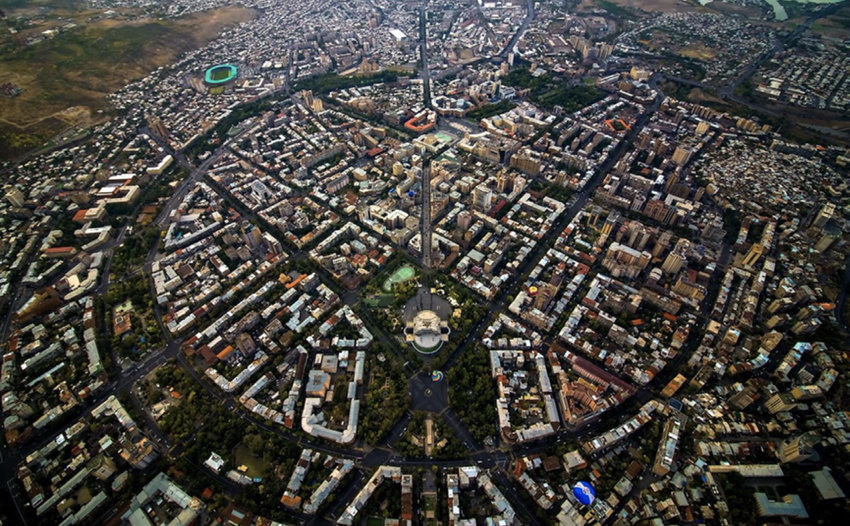
#> input picture images/yerevan.jpg, 850 x 526 px
$ jupyter execute 'Image Denoising.ipynb'
#> lines starting #> are read from the running program, lines starting #| are printed output that depends on the picture; after the words box and inside, x2 and y2 are one past the last pixel; in counts of white or black regions, pixels touching at a corner belong together; long printed decimals are rounded
[cell 1]
import matplotlib.pyplot as plt
import cv2
import numpy as np
import scipy
from scipy.ndimage import gaussian_filter
from sklearn.metrics import mean_squared_error as mse

[cell 2]
def add_gaussian_noise(image, mean, std):
    noise = np.random.normal(mean, std, image.shape)
    noisy_image = image * noise
    ro = np.sum(noise != 0) / (image.shape[0] * image.shape[1])
    return noisy_image, ro

def fourier_filter(noisy_image, k, plot):
    ffTransform = scipy.fft.fft2(noisy_image)
    ffTransform = scipy.fft.fftshift(ffTransform)
    powerSpectrum = np.abs(ffTransform)**2
    scaledPowerSpect = np.log10(powerSpectrum)
    scaledPS0 = scaledPowerSpect - np.max(scaledPowerSpect)
    mask = scaledPS0.real > k
    maskedTransform = ffTransform*mask

    if plot is True:
        plt.figure(figsize=(12,9))
        plt.subplot(121), plt.imshow(scaledPowerSpect, cmap='gray')
        plt.title("Shifted Fourier Transform")
        plt.subplot(122), plt.imshow(np.log10(np.abs(1+(maskedTransform))), cmap='gray')
        plt.title("Shifted Fourier Transform with Mask")
#         cv2.imwrite('images/yerevan_shifted.jpg', normalize_image(scaledPowerSpect))
#         cv2.imwrite('images/yerevan_mask.jpg', normalize_image(np.log10(np.abs(1+(maskedTransform)))))

    inverseTransform = scipy.fft.ifftshift(maskedTransform)
    filtered_image = scipy.fft.ifft2(inverseTransform).real
    return filtered_image

def plot_images(image, noisy_image, fourier_filtered_image, gaussian_filtered_image):
    plt.figure(figsize=(12, 9))
    plt.subplot(221), plt.imshow(image, cmap='gray')
    plt.title('Original Image')
    plt.subplot(222), plt.imshow(noisy_image, cmap='gray')
    plt.title('Noisy Image')
    plt.subplot(223), plt.imshow(fourier_filtered_image, cmap='gray')
    plt.title('Fourier Filtered Image')
    plt.subplot(224), plt.imshow(gaussian_filtered_image, cmap='gray')
    plt.title('Gaussian Filtered Image')
    print(np.min(noisy_image), np.max(noisy_image))

def normalize_image(image):
    return 255*(image-np.min(image))/(np.max(image)-np.min(image))

def calculate_nmse(original_matrix, reconstructed_matrix):
    return mse(original_matrix, reconstructed_matrix) / mse(original_matrix, np.zeros(original_matrix.shape))

[cell 3]
image = cv2.imread('images/yerevan.jpg', 0)
#> image: shape (526, 850); min 0, max 255, mean 69
noisy_image, ro = add_gaussian_noise(image, mean=1, std=1)
#> in add_gaussian_noise, `noisy_image = image * noise`:
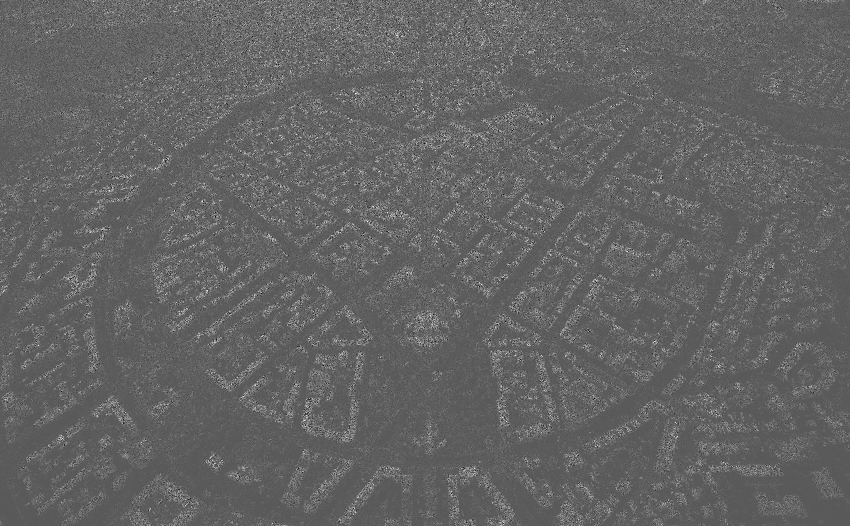
#> noisy_image: shape (526, 850) float64; min -568.5, max 1053.7, mean 69.1; drawn with min black and max white
#> ro = 1
fourier_filtered_image = fourier_filter(noisy_image, -5, plot=True)
#> in fourier_filter, `scaledPowerSpect = np.log10(powerSpectrum)`:
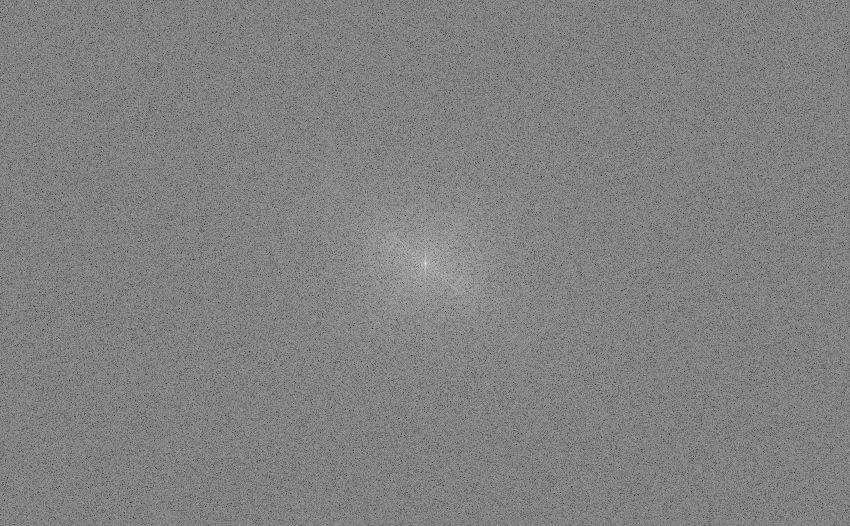
#> scaledPowerSpect: shape (526, 850) float64; min 3.45, max 14.98, mean 9.33; drawn with min black and max white
#> in fourier_filter, `mask = scaledPS0.real > k`:
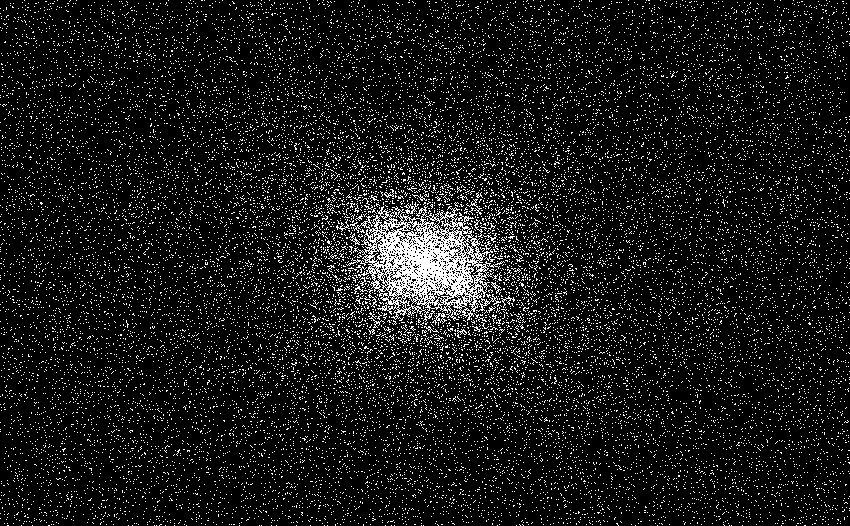
#> mask: shape (526, 850) bool; 8.9% white in thin lines or dots
gaussian_filtered_image = gaussian_filter(noisy_image, sigma=1)
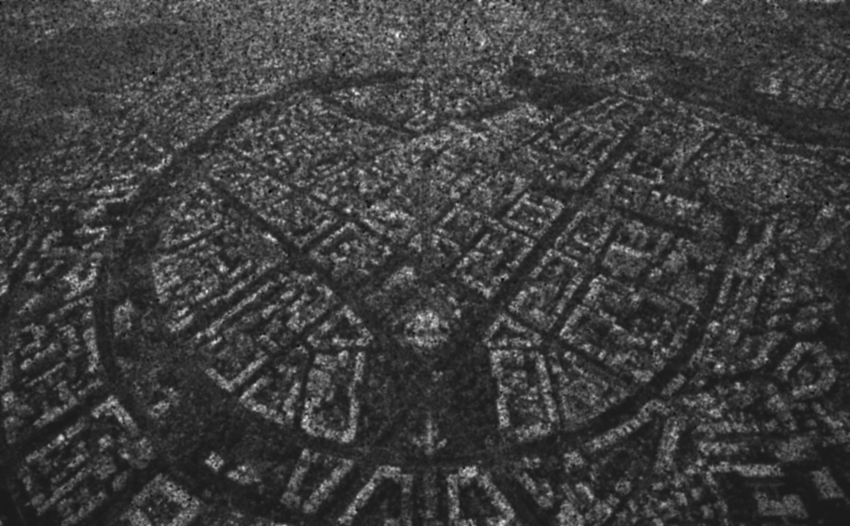
#> gaussian_filtered_image: shape (526, 850) float64; min -50.95, max 437.5, mean 69.1; drawn with min black and max white
plot_images(image, noisy_image, fourier_filtered_image, gaussian_filtered_image)
#| -568.475 1053.728
print('Noise matrix sparseness coefficient ρ:  ', ro)
#| Noise matrix sparseness coefficient ρ:   1.0
print('NMSE between original and noised images:', calculate_nmse(image, noisy_image))
#| NMSE between original and noised images: 1.001
print('NMSE between original and recovered images:')
print('Fourier transform:', calculate_nmse(image, fourier_filtered_image))
#| Fourier transform: 0.3524
print('Gaussian Filter:  ', calculate_nmse(image, gaussian_filtered_image))
#| Gaussian Filter:   0.1135
#> `[cell 3] image = cv2.imread('images/yerevan.jpg', 0) noisy_image, ro =..`:
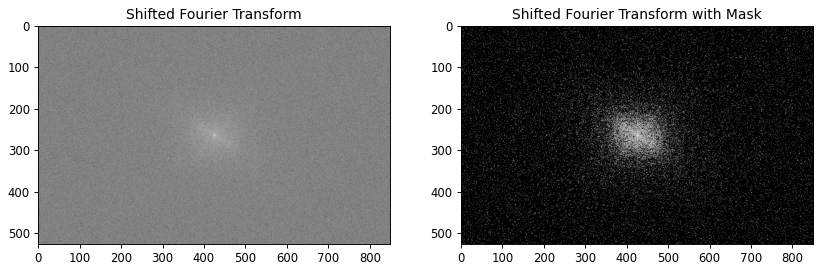
#> figure drawn by matplotlib, 2 panels

# [4 lines of commented-out code are left out]

[cell 4]
image = cv2.imread('images/laser.jpg', 0)
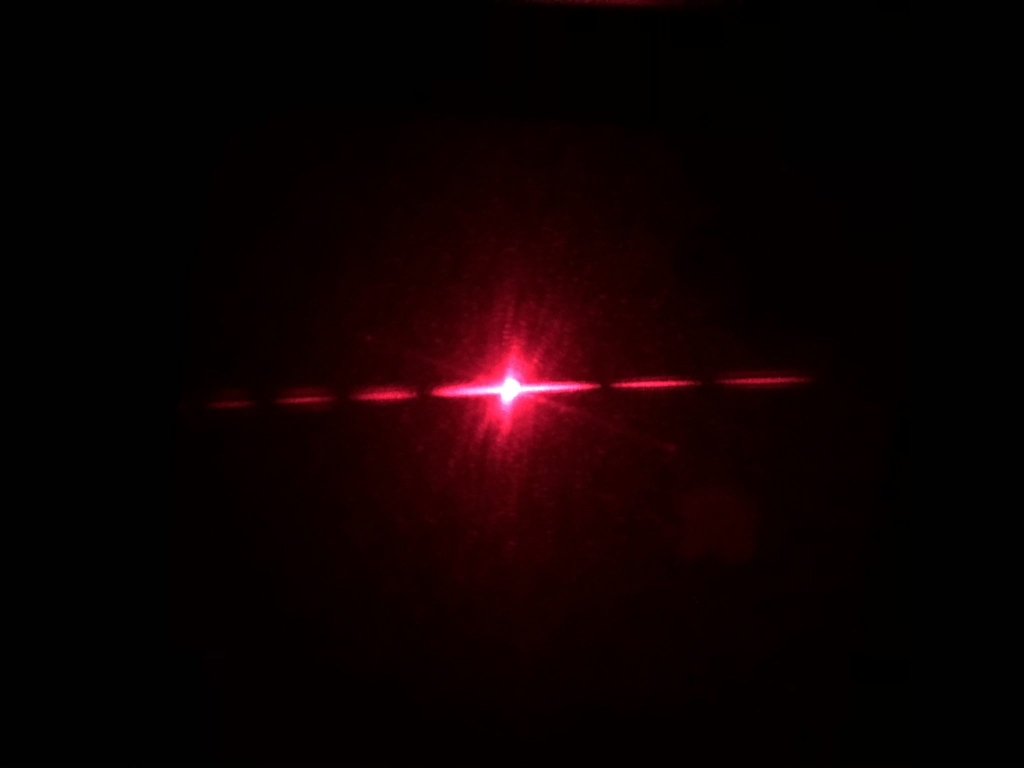
#> input picture images/laser.jpg, 2048 x 1536 px (shown at 1/2 size)
#> image: shape (1536, 2048); min 0, max 255, mean 5
noisy_image, ro = add_gaussian_noise(image, mean=1, std=0.5)
#> call 2 of add_gaussian_noise, with mean = 1, std = 0.5
#> in add_gaussian_noise (call 2), `noisy_image = image * noise`:
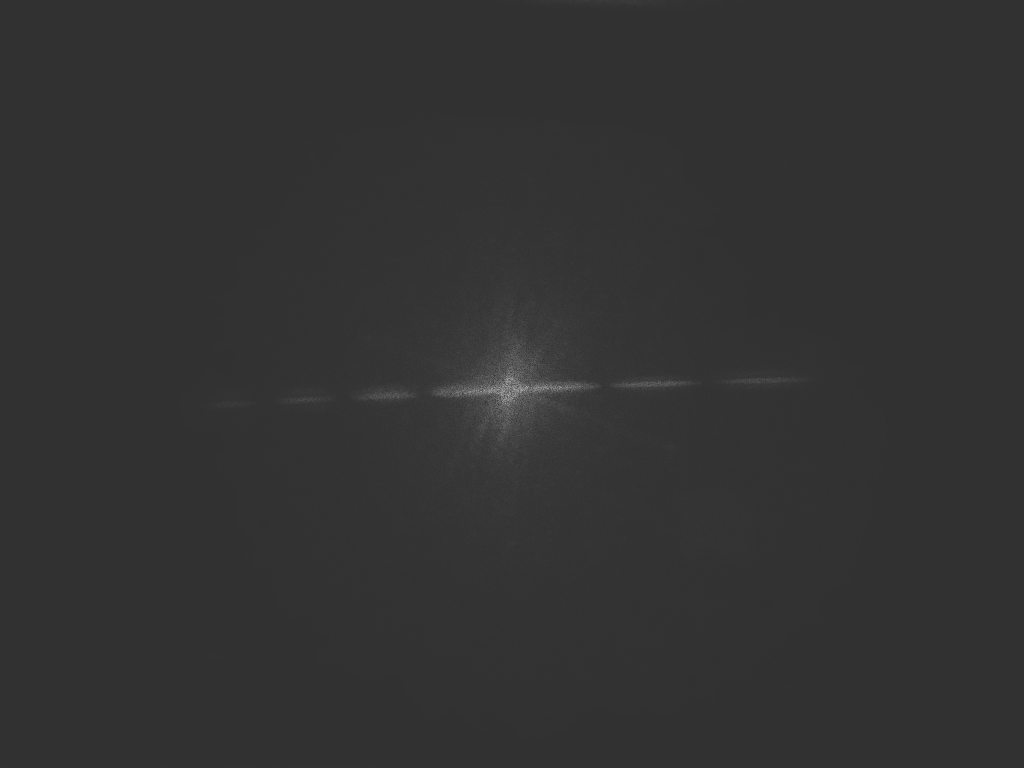
#> noisy_image: shape (1536, 2048) float64 (shown at 1/2 size); min -160.6, max 668.1, mean 5; drawn with min black and max white
fourier_filtered_image = fourier_filter(noisy_image, -5, True)
#> call 2 of fourier_filter, with k = -5, plot = True
#> in fourier_filter (call 2), `scaledPowerSpect = np.log10(powerSpectrum)`:
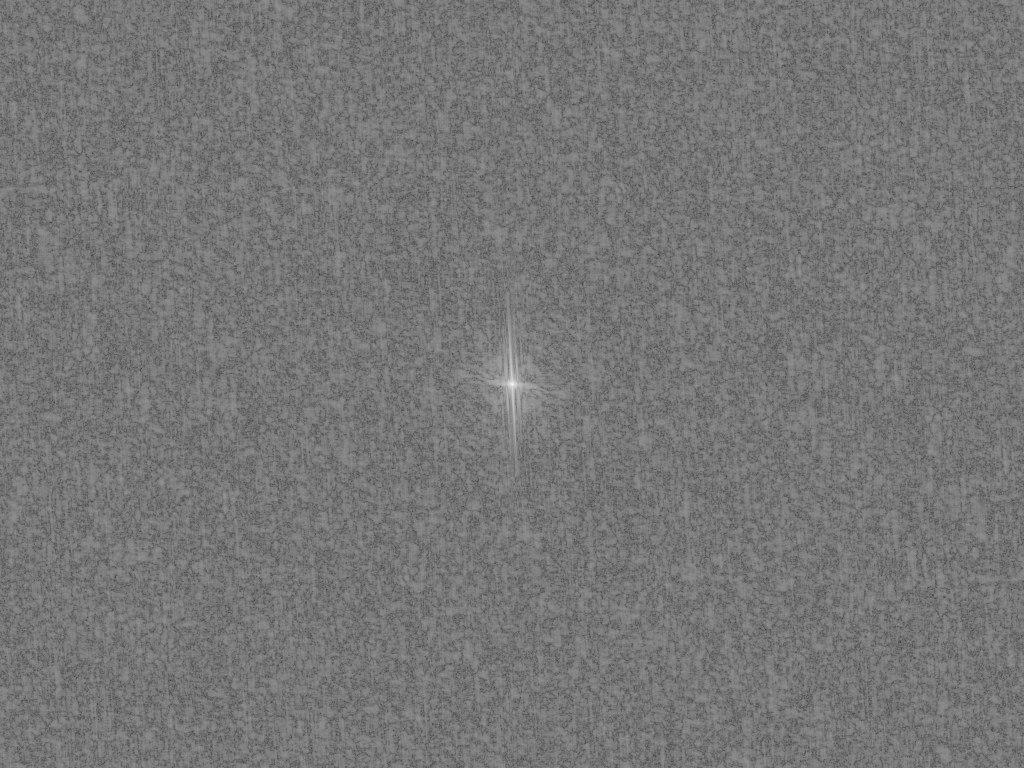
#> scaledPowerSpect: shape (1536, 2048) float64 (shown at 1/2 size); min 2.42, max 14.39, mean 7.98; drawn with min black and max white
#> in fourier_filter (call 2), `mask = scaledPS0.real > k`: mask: shape (1536, 2048) bool; 0.19% white; 131 white regions (120 under 20 px), largest, box (x1, y1, x2, y2) and area: (971, 641, 1078, 896) 4731, (988, 712, 1004, 741) 221, (1045, 796, 1061, 825) 221
gaussian_filtered_image = gaussian_filter(noisy_image, 1)
#> gaussian_filtered_image: shape (1536, 2048) float64
plot_images(image, noisy_image, fourier_filtered_image, gaussian_filtered_image)
#| -160.562 668.112
print('Noise matrix sparseness coefficient ρ:  ', ro)
#| Noise matrix sparseness coefficient ρ:   1.0
print('NMSE between original and noised images:', calculate_nmse(image, noisy_image))
#| NMSE between original and noised images: 0.2501
print('NMSE between original and recovered images:')
print('Fourier transform:', calculate_nmse(image, fourier_filtered_image))
#| Fourier transform: 0.008767
print('Gaussian Filter:  ', calculate_nmse(image, gaussian_filtered_image))
#| Gaussian Filter:   0.02096
#> `[cell 4] image = cv2.imread('images/laser.jpg', 0) noisy_image, ro = a..`:
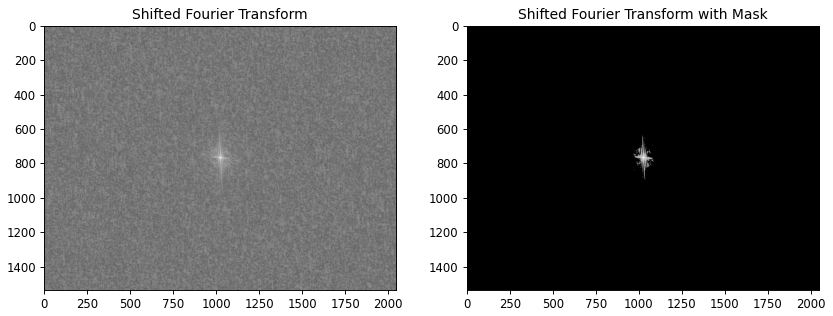
#> figure drawn by matplotlib, 2 panels

# [4 lines of commented-out code are left out]

[cell 5]
corr = np.corrcoef(image.flatten(), noisy_image.flatten())[0, 1]
#> corr = 0.882
print("Correlation coeficent between original and noised image:             ", corr)
#| Correlation coeficent between original and noised image:              0.8819
corr = np.corrcoef(image.flatten(), fourier_filtered_image.flatten())[0, 1]
#> corr = 0.995
print("Correlation coeficent between original and Fourier transformed image:", corr)
#| Correlation coeficent between original and Fourier transformed image: 0.995
corr = np.corrcoef(image.flatten(), gaussian_filtered_image.flatten())[0, 1]
#> corr = 0.988
print("Correlation coeficent between original and Gaussian filtered image:  ", corr)
#| Correlation coeficent between original and Gaussian filtered image:   0.9882
